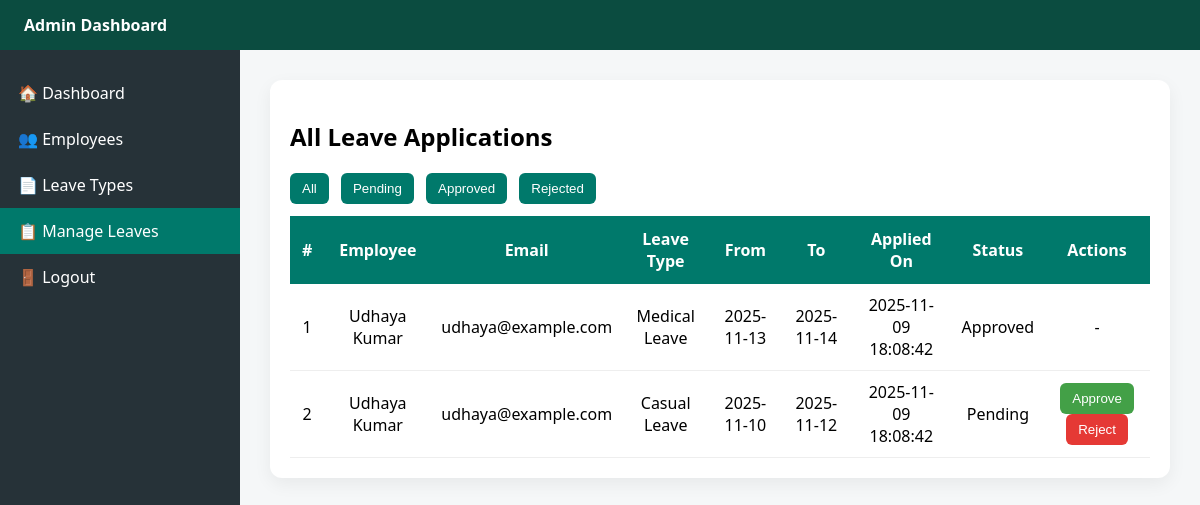
Page /admin/manage-leaves.php (signed in) on the committed database.
### tables this page shows
CREATE TABLE IF NOT EXISTS tblleaves (
  id INT AUTO_INCREMENT PRIMARY KEY,
  empid INT NOT NULL,
  LeaveType VARCHAR(100) NOT NULL,
  FromDate DATE NOT NULL,
  ToDate DATE NOT NULL,
  Description TEXT,
  Status VARCHAR(20) DEFAULT 'Pending',
  CreationDate DATETIME DEFAULT CURRENT_TIMESTAMP,
  FOREIGN KEY (empid) REFERENCES tblemployees(id) ON DELETE CASCADE
);

### admin/manage-leaves.php (the view, shortened to what this page needs)
<?php
include('../includes/config.php');
$whereSql = '';
$sql = "
    SELECT
        l.id,
        COALESCE(e.FullName, 'Unknown') AS Employee,
        COALESCE(e.Email, '-') AS Email,
        l.LeaveType,
        l.FromDate,
        l.ToDate,
        l.Description,
        l.Status,
        COALESCE(l.CreationDate, l.FromDate) AS CreationDate
    FROM tblleaves l
    LEFT JOIN tblemployees e ON e.id = l.empid
    $whereSql
    ORDER BY l.id DESC
";
$query = $dbh->prepare($sql);
$query->execute();
$results = $query->fetchAll(PDO::FETCH_OBJ);
?><!doctype html><html lang="en"><head><meta charset="utf-8"><meta name="viewport" content="width=device-width,initial-scale=1">
</head><body>
<div class="header"><strong>Admin Dashboard</strong></div>
<div class="wrapper">
<nav class="sidebar">
<a href="dashboard.php">🏠 Dashboard</a>
<a href="employees.php">👥 Employees</a>
<a href="leave-types.php">📄 Leave Types</a>
<a href="manage-leaves.php" class="active">📋 Manage Leaves</a>
<a href="logout.php">🚪 Logout</a>
</nav>
<main class="main">
<div class="card">
<h2>All Leave Applications</h2>
<div class="filter-buttons" style="margin-bottom:12px">
<a href="manage-leaves.php"><button>All</button></a>
<a href="manage-leaves.php?filter=pending"><button>Pending</button></a>
<a href="manage-leaves.php?filter=approved"><button>Approved</button></a>
<a href="manage-leaves.php?filter=rejected"><button>Rejected</button></a>
</div>
<table class="table"><tr>
<th>#</th><th>Employee</th><th>Email</th><th>Leave Type</th><th>From</th><th>To</th><th>Applied On</th><th>Status</th><th>Actions</th>
</tr>
<?php
if (count($results) > 0) { $i = 1;
foreach ($results as $r) {
    $st = (string)$r->Status;
    if ($st === '0' || strtolower($st) === 'pending') { $label = 'Pending'; }
    elseif ($st === '1' || strtolower($st) === 'approved') { $label = 'Approved'; }
    elseif ($st === '2' || strtolower($st) === 'rejected') { $label = 'Rejected'; }
    else { $label = htmlentities($st); }
    echo "<tr>";
    echo "<td>" . $i++ . "</td>";
    echo "<td>" . htmlentities($r->Employee) . "</td>";
    echo "<td>" . htmlentities($r->Email) . "</td>";
    echo "<td>" . htmlentities($r->LeaveType) . "</td>";
    echo "<td>" . htmlentities($r->FromDate) . "</td>";
    echo "<td>" . htmlentities($r->ToDate) . "</td>";
    echo "<td>" . htmlentities($r->CreationDate) . "</td>";
    echo "<td>" . htmlentities($label) . "</td>";
    echo "<td>";
    if (strtolower($label) === 'pending') {
        echo '<a href="manage-leaves.php?action=approve&id=' . intval($r->id) . '"><button class="btn approve">Approve</button></a> ';
        echo '<a href="manage-leaves.php?action=reject&id=' . intval($r->id) . '" onclick="return confirm(\'Reject this leave?\')"><button class="btn reject">Reject</button></a>';
    } else { echo '-'; }
    echo "</td></tr>";
}
} else { echo '<tr><td colspan="9">No leave records found.</td></tr>'; }
?>
</table>
</div></main></div></body></html>

### admin/manage-leaves.php (style rules this page uses)
body { font-family:Segoe UI,Arial;margin:0;background:#f5f7f8 }
.header { background:#0b4c40;color:#fff;padding:14px 24px }
.wrapper { display:flex }
.sidebar { width:240px;background:#263238;color:#fff;padding-top:20px;min-height:calc(100vh - 56px) }
.sidebar a { display:block;color:#fff;padding:12px 18px;text-decoration:none }
.sidebar a.active { background:#00796b }
.main { flex:1;padding:30px }
.card { background:#fff;padding:20px;border-radius:12px;box-shadow:0 6px 18px rgba(0,0,0,.06) }
.table { width:100%;border-collapse:collapse;margin-top:12px }
.table th { background:#00796b;color:#fff;padding:12px }
.table td { padding:10px;border-bottom:1px solid #eee;text-align:center }
.btn { padding:8px 12px;border-radius:6px;border:0;color:#fff;cursor:pointer }
.approve { background:#43a047 }
.reject { background:#e53935 }
.filter-buttons button { margin-right:8px;padding:8px 12px;border-radius:6px;border:0;background:#00796b;color:#fff;cursor:pointer }

### rows in the picture
tblleaves: Employee "Udhaya Kumar", Email "udhaya@example.com", LeaveType "Medical Leave", FromDate "2025-11-13", ToDate "2025-11-14", CreationDate "2025-11-09 18:08:42", Status "Approved"
tblleaves: Employee "Udhaya Kumar", Email "udhaya@example.com", LeaveType "Casual Leave", FromDate "2025-11-10", ToDate "2025-11-12", CreationDate "2025-11-09 18:08:42", Status "Pending"
